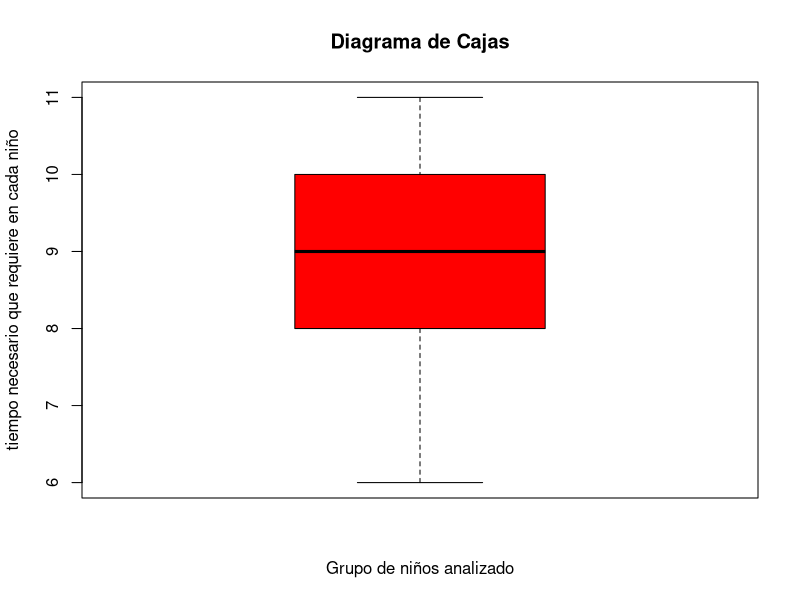
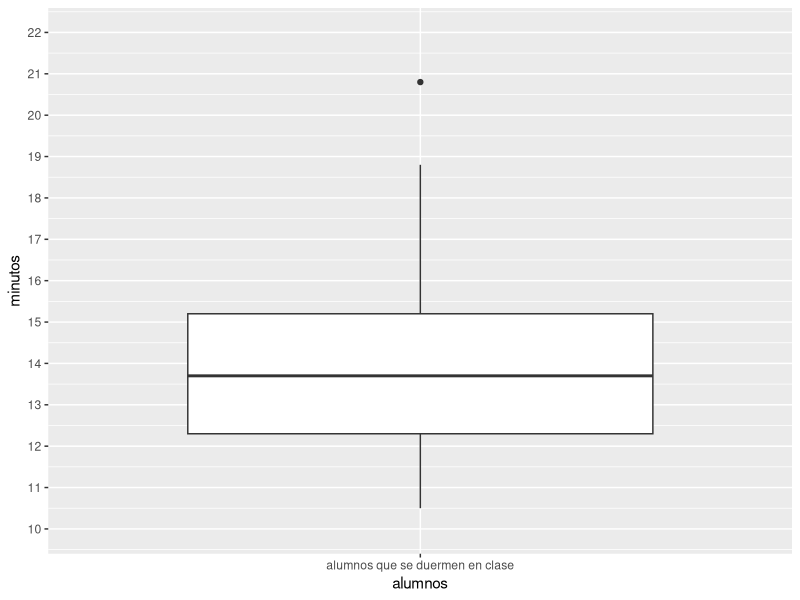

R code for these plots, in order:
install.packages("ggplot2")
library(ggplot2)

separador = function (ejercicio) {
  cat("\n\n<-------------------------- Ejercicio Nº",ejercicio," -------------------------->\n\n")
}

rango = function (valores) {
  cat("rango: ", max(valores)-min(valores))
}

moda = function(x) {
  ux = unique(x)
  cat("moda: ", ux [which.max(tabulate(match(x, ux)))])
}

media = function (valores) {
  acumulador = 0
  for (valor in valores) {
    acumulador = acumulador + valor
  }
  media = (acumulador/length(valores))
  return (media)
}

mediana = function (valores) {
  valores_ordenados = sort(valores)
  n = length(valores_ordenados)
  if (n %% 2 == 1) {
    mediana = valores_ordenados[(n+1)/2]
  } else {
    mediana = mean(valores_ordenados[c(n/2, n/2+1)])
  }
  cat("valores ordenados:", valores_ordenados, "\n")
  cat("mediana: ", mediana)
}

desviacion_media = function (valores){
  acumulador = 0
  for (valor in valores) {
    acumulador = acumulador + abs(valor - media(valores)) 
  }
  cat("desviacion media:", acumulador/length(valores))
}

varianza = function (valores, poblacion = TRUE){
  acumulador = 0
  for (valor in valores) {
    acumulador = acumulador + (valor - media(valores))^2
  }
  if (poblacion) {
  cat("varianza:", acumulador/length(valores))
  } else {
    cat("varianza:", acumulador/(length(valores)-1))
  }
}

desviacion_tipica = function (valores, poblacion = TRUE) {
  acumulador = 0
  for (valor in valores) {
    acumulador = acumulador + (valor - media(valores))^2
  }
  if (poblacion) {
    cat("desviacion tipica:", sqrt(acumulador/length(valores)))  
  } else {
    cat("desviacion tipica:", sqrt(acumulador/(length(valores)-1)))
  }
}

principales_medidas_dispercion = function (valores, poblacion = TRUE) {
  cat(desviacion_media(valores), "\n")
  cat(rango(valores), "\n")
  if (!poblacion){
    cat(desviacion_tipica(valores, poblacion = FALSE), "\n")
    cat(varianza(valores, poblacion = FALSE), "\n")  
  } else {
    cat(desviacion_tipica(valores), "\n")
    cat(varianza(valores), "\n")
  }
  
}

calcular_todo = function (valores, poblacion = TRUE) {
  cat("media: ",media(valores), "\n")
  cat(moda(valores), "\n")
  cat(mediana(valores), "\n")
  if (!poblacion){
    principales_medidas_dispercion(valores, poblacion = FALSE)
  } else {
    principales_medidas_dispercion(valores)
  }
}

separador(4)
valores4 = c(28, 29, 28, 30, 30, 29, 30, 31, 29, 29, 30, 31, 31, 31, 32, 33, 34, 34, 35, 31, 31, 32, 32, 33, 33, 31, 32, 32, 33, 33, 34)
cat("Las temperaturas máximas en una ciudad durante el mes de enero fueron:\n", valores4, "\n")
calcular_todo(valores4)

separador(5)
valores5 = c(69, 73, 65, 70, 71, 74, 65, 69, 60, 62)
cat("En un estudio que se realizó en un asilo de ancianos, se tomó las edades de los que pueden caminar sin dificultades. Calcular las principales medidas de dispersión\nLos datos: ", valores5)
principales_medidas_dispercion(valores5)

separador(6)
valores6 = c(3, 3, 4, 1, 1, 2, 2, 2, 5, 1, 4, 5, 1, 5, 3, 5, 1, 4, 1, 2, 2, 1, 2, 3, 5)
cat("Se escogió un salón de clases de cuarto grado, con un total de 25 estudiantes, y se les pidió que calificaran del 1 al 5 un programa televisivo.\ Estos fueron los resultados:", valores6)
principales_medidas_dispercion(valores6)

separador(7)
#holy

separador(8)
valores8 = c(6, 7, 7, 8, 8, 8, 8, 9, 9, 9, 9, 9, 9, 9, 10, 10, 10, 10, 10, 11)
cat("un siquiatra local ha considerado una muestra aleatoria de 20 niños, anotando el tiempo necesario que requiere en cada niño para lograr un plan integral del tratamiento.\n Obteniéndose lo siguiente (en horas):", valores8)
calcular_todo(valores8, poblacion = FALSE)

boxplot(valores8, 
        names = c("niños"),
        main = "Diagrama de Cajas",
        xlab = "Grupo de niños analizado",
        ylab = "tiempo necesario que requiere en cada niño",
        col = c("red"),
        border = "black")

separador(9)
valores9 = c(10.5, 11.3, 11.9, 12, 12.3, 12.3, 12.5, 12.7, 13.4, 13.7, 13.8, 14.2, 14.8, 15.1, 15.3, 16.7, 16.8, 18.8, 20.8)
cat("Dos profesores están interesados en estudiar los hábitos de sueño de los estudiantes en sus clases.\n Los datos del Profesor B son los siguientes:", valores9)

valoresDataFrame = data.frame(minutos = valores9,
                              alumnos = rep("alumnos que se duermen en clase", length(valores9))
                            )

ggplot(valoresDataFrame, aes(x = alumnos, y = minutos)) + 
  geom_boxplot() +
  scale_y_continuous(limits = c(10, 22), breaks = seq(10, 22, 1))
# la funcion "scale_y_continuous" la uso para poner limites en la escala vertical (10 a 22)
# la precision de la escala (1) es para los valores de los intervalos (12, 13, 14, ..., 22)




rm(valor9)
rm(list = ls())
